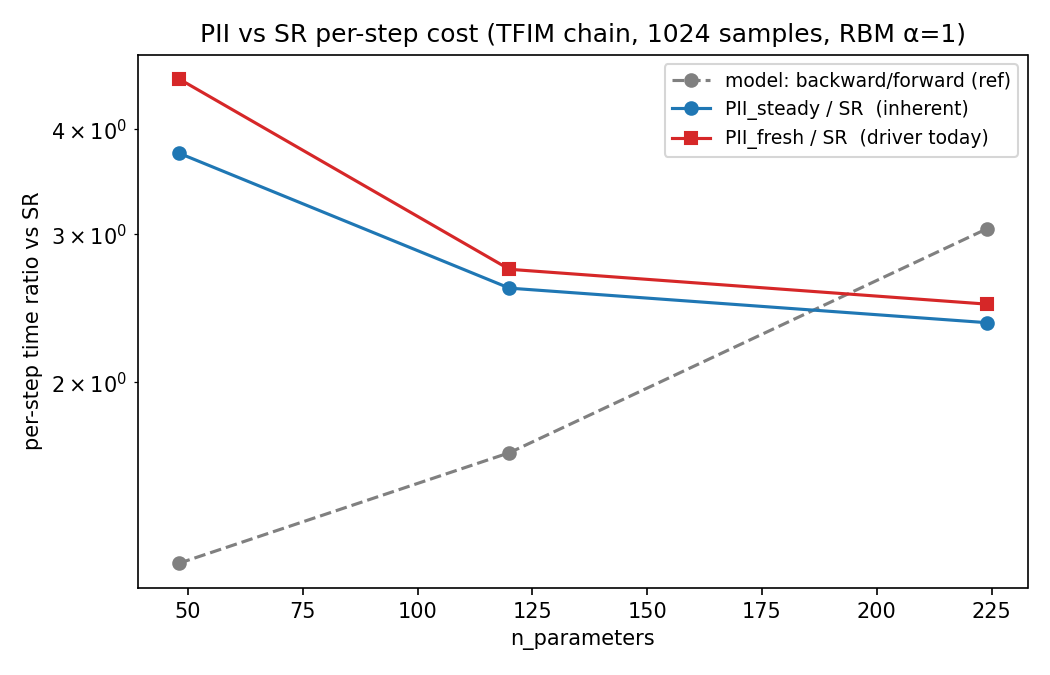

The Python source for this figure:
r"""Benchmark: how much slower is one PII step than one SR step, and why?

PII should be only a small constant (~3-5×) slower than SR per step. SR needs local-energy values
``E_L`` (forward passes over the ``n_conn`` connected configs); PII additionally needs local-energy
gradients (the ``A``-Jacobian of ``f_A = E_L + sg(E_L)·logψ``). A backward pass is ~3-4× a forward
pass, and both methods already pay the ``n_conn`` factor, so PII's inherent cost should be ~3-5× SR.

This script separates the inherent compute from a per-step recompilation artifact by timing the
jitted kernels directly:

- ``t_fwd``  : a forward pass ``apply(params, samples)``;
- ``t_bwd``  : one O-Jacobian ``nkjax.jacobian(apply, ...)``  → report ``t_bwd/t_fwd`` (model reference);
- ``t_EL``   : local energies ``f_EL(...)``;
- ``t_A``    : the A-Jacobian ``nkjax.jacobian(f_A, ...)``     → report ``t_A/t_EL``;
- ``t_SR``       : one SR kernel step ``netket ...sr(apply, ...)``  (``apply`` is a *stable* object);
- ``t_PII_steady``: one PII kernel step ``_pii_common(apply, f_A, ...)`` reusing the **same** ``f_A``
  object (jit cache hit) — the **inherent** PII step cost;
- ``t_PII_fresh`` : one PII kernel step building a **fresh** ``f_A`` each call (what the driver does
  today at ``vmc_pii.py:283``) — exposes the recompilation.

Key ratios printed: ``t_PII_steady/t_SR`` (should be ~3-5×, the real answer) vs ``t_PII_fresh/t_SR``
(inflated) and ``t_PII_fresh/t_PII_steady`` (the recompile waste). Run::

    python benchmarks/bench_pii_vs_sr.py
"""

import time
from pathlib import Path

import numpy as np
import jax
import netket as nk
import netket.jax as nkjax
import matplotlib.pyplot as plt

from netket._src.ngd.sr_srt_common import sr
from netket.optimizer.solver import cholesky_with_fallback

from nkpii.ngd.common import _pii_common, get_samples_and_pdf
from nkpii.ngd.local_energy import make_local_energy_funs
from nkpii.optimizer.solver import pii_default_solver

HERE = Path(__file__).parent

N_SAMPLES = 1024
ALPHA = 1
MODE = "real"          # real RBM → real log-amplitude
DIAG_SHIFT = 0.01
TAU = -1.0             # timing only; value irrelevant
SIZES = [6, 10, 14]    # chain length L


def median_ms(thunk, reps, warmup):
    """Median wall time (ms) of `thunk()` over `reps`, after `warmup` calls. `thunk` may build a
    fresh object each call (to measure recompilation) or reuse a stable one (steady state)."""
    for _ in range(warmup):
        jax.block_until_ready(thunk())
    ts = []
    for _ in range(reps):
        t0 = time.perf_counter()
        jax.block_until_ready(thunk())
        ts.append(time.perf_counter() - t0)
    return float(np.median(ts)) * 1e3


def bench_size(L):
    g = nk.graph.Chain(L, pbc=True)
    hi = nk.hilbert.Spin(s=0.5, N=g.n_nodes)
    H = nk.operator.Ising(hilbert=hi, graph=g, h=2.0)
    vs = nk.vqs.MCState(
        nk.sampler.MetropolisLocal(hi, n_chains=16), nk.models.RBM(alpha=ALPHA, param_dtype=float),
        n_samples=N_SAMPLES, seed=0,
    )
    vs.sample()
    apply_fun, params, model_state = vs._apply_fun, vs.parameters, vs.model_state
    samples, pdf = get_samples_and_pdf(vs)
    f_EL, f_A = make_local_energy_funs(vs, H)
    eloc = f_EL(vs.variables, samples)

    jac = lambda f: nkjax.jacobian(  # noqa: E731
        f, params, samples, model_state, mode=MODE, dense=True, center=True, pdf=pdf
    )
    sr_step = lambda: sr(  # noqa: E731
        apply_fun, eloc, params, model_state, samples,
        diag_shift=DIAG_SHIFT, solver_fn=cholesky_with_fallback, mode=MODE, weights=pdf,
    )
    pii_step = lambda fA: _pii_common(  # noqa: E731
        apply_fun, fA, eloc, params, model_state, samples,
        tau=TAU, diag_shift=DIAG_SHIFT, solver_fn=pii_default_solver, mode=MODE,
        use_ntk=False, weights=pdf,
    )

    # jit the forward / E_L so they are apples-to-apples with the (internally jitted) jacobians
    # — otherwise un-jitted Python dispatch dominates these cheap ops and the ratio is meaningless.
    jit_apply, jit_fEL = jax.jit(apply_fun), jax.jit(f_EL)
    t_fwd = median_ms(lambda: jit_apply(vs.variables, samples), reps=30, warmup=3)
    t_bwd = median_ms(lambda: jac(apply_fun), reps=20, warmup=3)
    t_EL = median_ms(lambda: jit_fEL(vs.variables, samples), reps=30, warmup=3)
    t_A = median_ms(lambda: jac(f_A), reps=20, warmup=3)               # stable f_A → steady
    t_SR = median_ms(sr_step, reps=20, warmup=3)
    t_PII_steady = median_ms(lambda: pii_step(f_A), reps=20, warmup=3)  # same f_A → cache hit
    t_PII_fresh = median_ms(                                            # fresh f_A → recompiles
        lambda: pii_step(make_local_energy_funs(vs, H)[1]), reps=8, warmup=1
    )
    return dict(
        L=L, P=int(vs.n_parameters),
        t_fwd=t_fwd, bwd_fwd=t_bwd / t_fwd, t_EL=t_EL, A_EL=t_A / t_EL,
        t_SR=t_SR, t_PII_steady=t_PII_steady, steady_SR=t_PII_steady / t_SR,
        t_PII_fresh=t_PII_fresh, fresh_SR=t_PII_fresh / t_SR,
        fresh_steady=t_PII_fresh / t_PII_steady,
    )


rows = []
for L in SIZES:
    r = bench_size(L)
    rows.append(r)
    print(
        f"L={r['L']:2d} P={r['P']:4d} | "
        f"bwd/fwd={r['bwd_fwd']:4.1f}  A/EL={r['A_EL']:4.1f} | "
        f"SR={r['t_SR']:6.1f}ms  PII_steady={r['t_PII_steady']:7.1f}ms "
        f"(x{r['steady_SR']:4.1f}) | PII_fresh={r['t_PII_fresh']:8.1f}ms "
        f"(x{r['fresh_SR']:6.1f})  recompile_waste=x{r['fresh_steady']:6.1f}"
    )

print(
    "\nReading: PII_steady/SR is the *inherent* PII cost (reuse f_A); PII_fresh/SR is what the driver "
    "shows today (fresh f_A each step). A large fresh/steady ⇒ per-step recompilation."
)

# Plot the ratios vs n_params.
P = [r["P"] for r in rows]
fig, ax = plt.subplots(figsize=(7, 4.5))
ax.plot(P, [r["bwd_fwd"] for r in rows], "o--", color="gray", label="model: backward/forward (ref)")
ax.plot(P, [r["steady_SR"] for r in rows], "o-", color="C0", label="PII_steady / SR  (inherent)")
ax.plot(P, [r["fresh_SR"] for r in rows], "s-", color="C3", label="PII_fresh / SR  (driver today)")
ax.set_yscale("log")
ax.set_xlabel("n_parameters")
ax.set_ylabel("per-step time ratio vs SR")
ax.set_title(f"PII vs SR per-step cost (TFIM chain, {N_SAMPLES} samples, RBM α={ALPHA})")
ax.legend(fontsize=9)
fig.tight_layout()
out = HERE / "bench_pii_vs_sr.png"
fig.savefig(out, dpi=150)
print(f"saved {out}")
